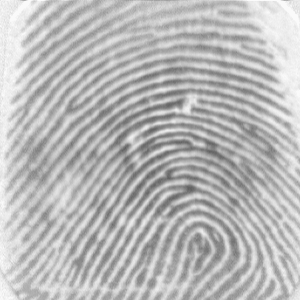
#> input picture figureprint/data_check/different_1/101_6.tif, 300 x 300 px; its folder holds 2 pictures in this run
$ python main.py
#> lines starting #> are read from the running program, lines starting #| are printed output that depends on the picture; after the words box and inside, x2 and y2 are one past the last pixel; in counts of white or black regions, pixels touching at a corner belong together

import cv2
import numpy as np
import os
import time
from sklearn.metrics import confusion_matrix, accuracy_score


def preprocess_image(img_path):
#> called with img_path = 'data_check/different_1/101_6.tif'
    img = cv2.imread(img_path, 0)
#> img is the input picture: shape (300, 300); min 97, max 250, mean 185.1
    _, img_bin = cv2.threshold(img, 0, 255, cv2.THRESH_BINARY_INV + cv2.THRESH_OTSU)
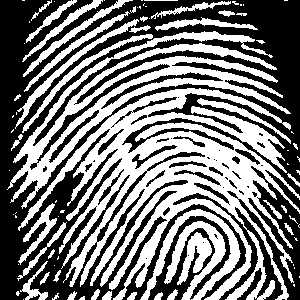
#> img_bin: shape (300, 300); 47.2% white; 85 white regions (44 under 20 px), largest, box (x1, y1, x2, y2) and area: (18, 88, 300, 300) 21831, (7, 31, 291, 209) 9218, (140, 209, 241, 300) 1644
#> call 2 of preprocess_image, with img_path = 'data_check/different_1/105_6.tif'
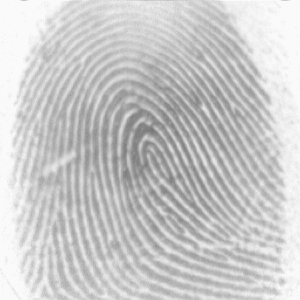
#> input picture figureprint/data_check/different_1/105_6.tif, 300 x 300 px
#> in preprocess_image, img is the input picture: shape (300, 300); min 117, max 250, mean 201.8
#> in preprocess_image (call 2), `_, img_bin = cv2.threshold(img, 0, 255, cv2.THRESH_BINARY_INV + cv2.TH..`:
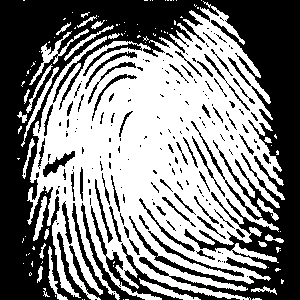
#> img_bin: shape (300, 300); 51.3% white; 184 black regions (124 under 20 px), largest, box (x1, y1, x2, y2) and area: (0, 0, 300, 300) 36023, (91, 206, 240, 300) 1377, (69, 203, 117, 300) 748
    return img_bin


def match_orb(img1, img2):
    start_time = time.time()

    orb = cv2.ORB_create(nfeatures=1000)
    kp1, des1 = orb.detectAndCompute(img1, None)
#> kp1 = 972 keypoints; strongest (x, y, size): (192, 110, 37.2), (136, 163, 37.2), (150, 40, 31), (192, 109, 44.6)
    kp2, des2 = orb.detectAndCompute(img2, None)
#> kp2 = 943 keypoints; strongest (x, y, size): (140, 47, 31), (45, 64, 31), (55, 55, 31), (234, 247, 37.2)
    if des1 is None or des2 is None:
        return 0, time.time() - start_time, None

    bf = cv2.BFMatcher(cv2.NORM_HAMMING, crossCheck=False)
    matches = bf.knnMatch(des1, des2, k=2)
#> matches = 972 matches

    good_matches = [m for m, n in matches if m.distance < 0.7 * n.distance]
#> good_matches = 10 matches

    match_img = cv2.drawMatches(img1, kp1, img2, kp2, good_matches, None, flags=cv2.DrawMatchesFlags_NOT_DRAW_SINGLE_POINTS)
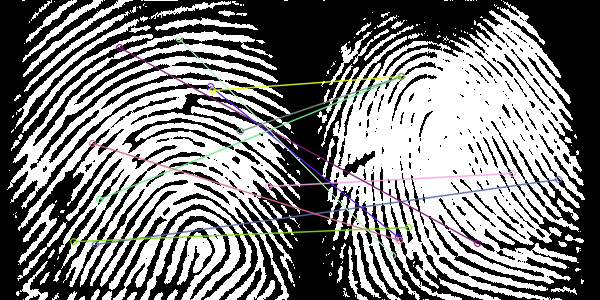
#> match_img: shape (300, 600, 3); mean of channels 0, 1, 2 125.6, 125.7, 125.8; drawn as B, G, R

    time_spent = time.time() - start_time
    return len(good_matches), time_spent, match_img

# [22 lines left out: function match_sift, not called in this run]


def test_data_check(data_path, match_func, method_name, results_folder):
    y_true = []
    y_pred = []
    times = []
    threshold = 20

    os.makedirs(results_folder, exist_ok=True)

    print(f"\ntesting {method_name} data_check")

    for folder in sorted(os.listdir(data_path)):
        folder_path = os.path.join(data_path, folder)
        if not os.path.isdir(folder_path):
            continue

        images = [f for f in os.listdir(folder_path) if f.endswith(('.tif', '.png', '.jpg', '.bmp'))]
        if len(images) != 2:
            continue

        img1_path = os.path.join(folder_path, images[0])
        img2_path = os.path.join(folder_path, images[1])

        img1 = preprocess_image(img1_path)
        img2 = preprocess_image(img2_path)

        matches, time_spent, match_img = match_func(img1, img2)
#> matches = 10; time_spent = 0.0446
        times.append(time_spent)

        actual = 1 if "same" in folder.lower() else 0
        predicted = 1 if matches > threshold else 0
#> predicted = 0

        y_true.append(actual)
        y_pred.append(predicted)

        if match_img is not None:
            img_filename = f"{folder}_{method_name}.png"
            cv2.imwrite(os.path.join(results_folder, img_filename), match_img)

        print(f"{folder}: {matches} matches, {time_spent:.3f}s")
#| different_1: 10 matches, 0.045s
#> pass 2 of the loop in test_data_check, `for folder in sorted(os.listdir(data_path)):`:
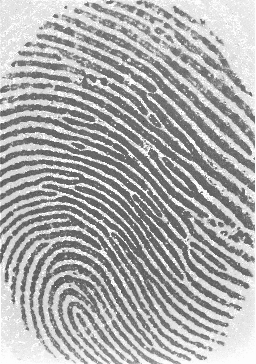
#> input picture figureprint/data_check/different_10/104_7.tif, 256 x 364 px
#> in preprocess_image, img is the input picture: shape (364, 256); min 54, max 253, mean 171.8
#> in preprocess_image (call 4), `_, img_bin = cv2.threshold(img, 0, 255, cv2.THRESH_BINARY_INV + cv2.TH..`:
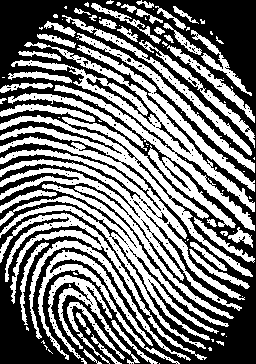
#> img_bin: shape (364, 256); 47.9% white; 97 white regions (48 under 20 px), largest, box (x1, y1, x2, y2) and area: (0, 115, 253, 319) 11464, (11, 42, 255, 231) 7182, (0, 184, 229, 349) 4425
#> kp2 = 957 keypoints; strongest (x, y, size): (97, 81, 31), (110, 234, 31), (151, 147, 31), (191, 250, 31)
#> good_matches = 7 matches
#> in match_orb (call 2), `match_img = cv2.drawMatches(img1, kp1, img2, kp2, good_matches, None, ..`:
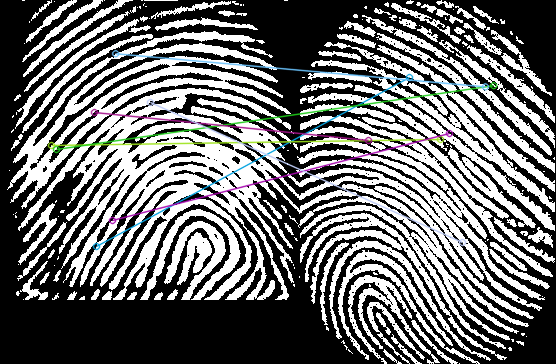
#> match_img: shape (364, 556, 3); mean of channels 0, 1, 2 109.7, 109.7, 109.1; drawn as B, G, R
#> in test_data_check, `matches, time_spent, match_img = match_func(img1, img2)`: matches = 7; time_spent = 0.047
#| different_10: 7 matches, 0.047s
#> in main, `y_true_orb, y_pred_orb, times_orb = test_data_check(data_check, match_..`: y_true_orb = [0, 0]; times_orb = [0.0446, 0.047]

    return y_true, y_pred, times

# [26 lines left out: function test_uia_images, not called in this run]

def print_results(method_name, y_true, y_pred, times):
#> called with method_name = 'orbbf'
    cm = confusion_matrix(y_true, y_pred)
#> cm = [2]
    acc = accuracy_score(y_true, y_pred)
#> acc = 1

    print(f"\n{method_name} results:")
    print(f"acc: {acc * 100:.1f}%")
#| acc: 100.0%
    print(f"avg_time: {np.mean(times):.4f}s")
#| avg_time: 0.0458s
#> (the run stopped early here; a loop or call above may not have finished)
